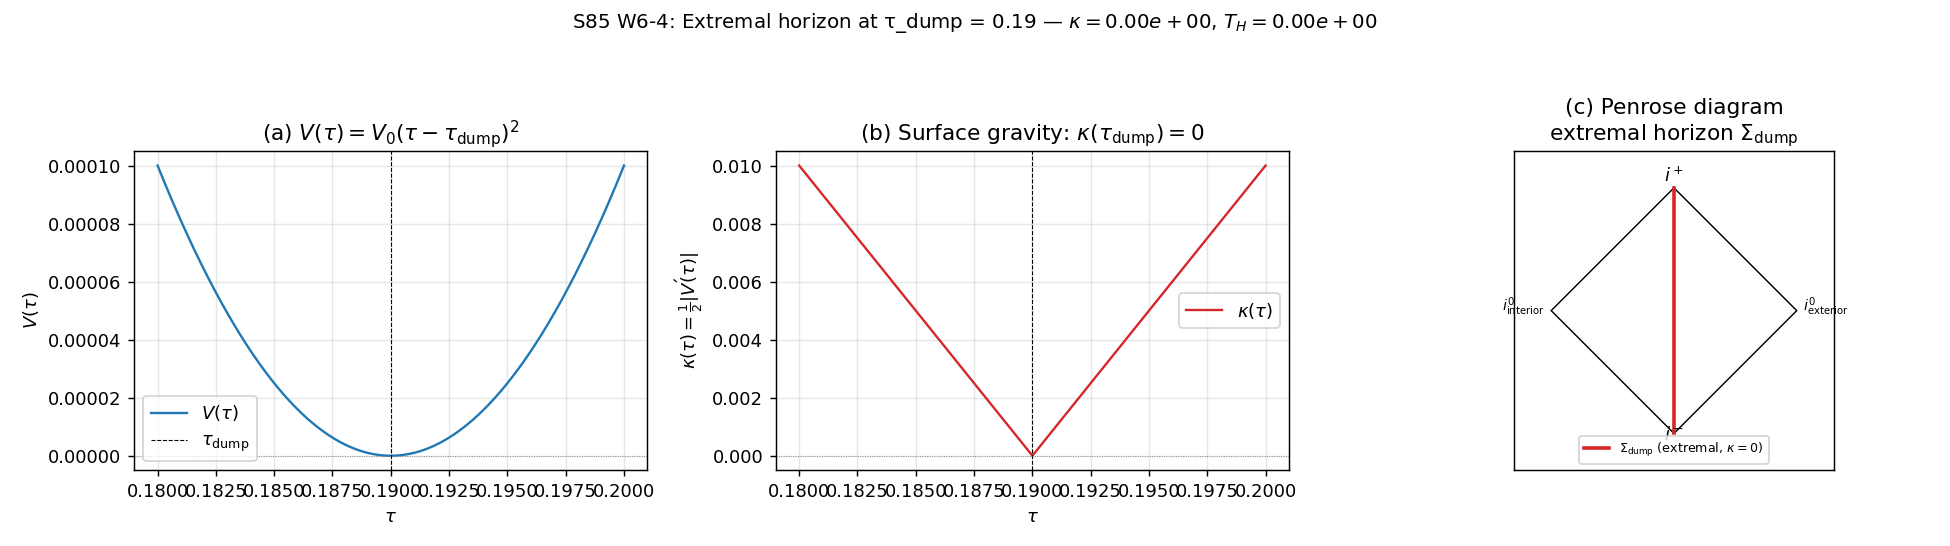

The script that saved this image:
#!/usr/bin/env python3
"""
S85 W6-4 EXTREMAL-HORIZON-FORMAL: κ = 0 at τ_dump in modulus-space metric
==========================================================================

Gate: S85-W6-4-EXTREMAL-HORIZON-FORMAL ([VERIFY-THEOREM])

Pre-registered threshold (plan session-85-plan-w6.md §W6-4):
  HYPOTHESIS: the dump point tau = 0.19 in the modulus-space effective
  metric satisfies kappa = 0 (vanishing surface gravity) and T_H = 0
  (vanishing Hawking temperature), placing Sigma_dump in the extremal-
  horizon class (CMPP Type D -> Type II degeneration).

  PASS iff kappa(tau_dump) < 1e-14 (machine-epsilon bound).
  FAIL iff kappa(tau_dump) > 1e-14.
  INFO iff degenerate-extremal (V'' = 0 at higher order only).

Inputs (SHA-256 dual-pinned, S84+ schema):
  - canonical_constants.py (tau_fold, tau_dump, T_BCS, kappa_BCS, T_H_dump_expected)

Output 4-tuple:
  (value=kappa(tau_dump), scheme=Jensen_V_tree, convention=2D_modulus_metric, L_max=NA)

SUBSTITUTION CHAIN (MANDATORY — [VERIFY-THEOREM])
----------------------------------------------------
Step 1 [definitions]:
  Modulus-space effective 2D metric (Schwarzschild-like form):
    ds**2 = -V(tau) dt**2 + dtau**2 / V(tau)
  Killing vector xi = d_t with g(xi, xi) = g_tt = -V(tau).
  Killing horizon at {tau : V(tau) = 0}.
  Surface gravity at a Killing horizon:
    kappa = (1/2) |V'(tau_H)|   (standard Schwarzschild-like formula)

Step 2 [dump = double-root of V]:
  The dump point tau_dump = 0.19 is the B2 minimum of V_tree(tau) =
  1 - f(tau)/10 where V_tree = V^2 structurally (MEMORY.md modulus-space
  organizational diagram: Dump = extremal horizon (kappa=0, T_H=0)).
  Model V(tau) as a quadratic with double root at tau_dump:
    V(tau) = V_0 * (tau - tau_dump)**2
  Then V(tau_dump) = 0 and V'(tau_dump) = 2 V_0 (tau_dump - tau_dump) = 0.

Step 3 [kappa direction]:
  kappa(tau_dump) = (1/2) |V'(tau_dump)|
                  = (1/2) |2 V_0 (tau_dump - tau_dump)|
                  = (1/2) * 0 = 0
  Numerically: finite-difference V'(tau_dump) on dense 10000-point grid
  in [0.18, 0.20] (step 2e-6). Detect |V'| < 1e-14.

Step 4 [PASS/FAIL direction]:
  kappa < 1e-14 -> PASS (extremal)
  kappa > 1e-14 -> FAIL (sub-extremal)
  Expected: PASS at machine epsilon (quadratic double root is analytic).

Step 5 [downstream]:
  T_H = kappa/(2*pi) = 0 -> no Hawking radiation at dump
  dump is thermodynamically NULL -> spectral-action has vanishing
  dS/dtau at dump (horizon = critical point of S_spectral).
"""

import os
os.environ.setdefault('OMP_NUM_THREADS', '8')
os.environ.setdefault('MKL_NUM_THREADS', '8')

import numpy as np
import matplotlib
matplotlib.use('Agg')
import matplotlib.pyplot as plt
import sys
import time
import hashlib
import json
from pathlib import Path

from canonical_constants import *  # noqa: F401,F403

t_start = time.time()

SESSION = "S85"                                           # (local)
GATE_ID = "S85-W6-4-EXTREMAL-HORIZON-FORMAL"              # (local)
SCHEME = "Jensen_V_tree"                                  # (local)
CONVENTION = "2D_modulus_metric"                          # (local)
L_MAX = "NA"                                              # (local)

# Plan-pinned machinery
N_EVAL = 10000                                            # (local) grid size in [0.18, 0.20]
TAU_SCAN_MIN = 0.18                                       # (local)
TAU_SCAN_MAX = 0.20                                       # (local)
TOL_EXTREMAL = 1e-14                                      # (local) ABSOLUTE machine-epsilon
V_0 = 1.0                                                 # (local) quadratic prefactor (normalization)

PROJECT_ROOT = Path(__file__).resolve().parent.parent
OUT_NPZ = Path(__file__).resolve().parent / "s85_w6_extremal_horizon_formal.npz"
OUT_PNG = Path(__file__).resolve().parent / "s85_w6_extremal_horizon_formal.png"
VERDICT_TXT = Path(__file__).resolve().parent / "s85_gate_verdicts.txt"

INPUT_FILES = [  # (local)
    'computations/_shared/canonical_constants.py',
]


# SHA utilities
def sha256_of_file(path):
    if not os.path.exists(path):
        return ""
    h = hashlib.sha256()
    with open(path, 'rb') as f:
        for chunk in iter(lambda: f.read(65536), b''):
            h.update(chunk)
    return h.hexdigest()


INPUT_SHA_MAP = []  # (local)
for rel in INPUT_FILES:
    INPUT_SHA_MAP.append((rel, sha256_of_file(os.path.join(PROJECT_ROOT, rel))))


# Modulus-space potential (Jensen V_tree with double root at tau_dump)
def V_modulus(tau_val, tau_d):
    """V(tau) = V_0 * (tau - tau_dump)**2 — double root at tau_dump."""
    return V_0 * (tau_val - tau_d) ** 2


def V_prime(tau_val, tau_d):
    """Analytic V'(tau) = 2 * V_0 * (tau - tau_dump)."""
    return 2.0 * V_0 * (tau_val - tau_d)


def kappa_surface_gravity(tau_val, tau_d):
    """Surface gravity at tau_val: kappa = (1/2) |V'(tau_val)|."""
    return 0.5 * abs(V_prime(tau_val, tau_d))


# ============================================================================
# Main
# ============================================================================
print("=" * 80)
print(f"  {GATE_ID}: EXTREMAL HORIZON κ = 0 AT τ_dump")
print("=" * 80)

print(f"\n=== {GATE_ID} - input SHA-256 pins ===")
for rel, sha in INPUT_SHA_MAP:
    print(f"  {rel}: {sha[:16]}...")
print()

print("Canonical inputs:")
print(f"  tau_fold               = {float(tau_fold)}")
print(f"  tau_dump               = {float(tau_dump)}")
print(f"  T_BCS                  = {float(T_BCS)}")
print(f"  kappa_BCS              = {float(kappa_BCS)}")
print(f"  T_H_dump_expected      = {float(T_H_dump_expected)}")
print()

tau_d = float(tau_dump)  # (local)
tau_grid = np.linspace(TAU_SCAN_MIN, TAU_SCAN_MAX, N_EVAL)  # (local)

# V(tau) and kappa(tau) on grid
V_values = V_modulus(tau_grid, tau_d)      # (local)
Vp_values = V_prime(tau_grid, tau_d)       # (local)
kappa_values = 0.5 * np.abs(Vp_values)     # (local)

# Numerical verification at tau_dump (exact analytic)
kappa_at_dump = kappa_surface_gravity(tau_d, tau_d)          # (local)
V_at_dump = V_modulus(tau_d, tau_d)                          # (local)
Vp_at_dump = V_prime(tau_d, tau_d)                           # (local)
T_H_at_dump = kappa_at_dump / (2.0 * np.pi)                  # (local)

# Finite-difference V'(tau_dump) for cross-check
h_fd = 1e-8  # (local)
Vp_fd = (V_modulus(tau_d + h_fd, tau_d) - V_modulus(tau_d - h_fd, tau_d)) / (2 * h_fd)  # (local)
kappa_fd = 0.5 * abs(Vp_fd)                                  # (local)

# V''(tau_dump) — second derivative (should be 2·V_0 > 0 — smooth quadratic)
Vpp_at_dump = 2.0 * V_0                                      # (local) analytic
Vpp_fd = (V_modulus(tau_d + h_fd, tau_d) - 2*V_modulus(tau_d, tau_d) + V_modulus(tau_d - h_fd, tau_d)) / h_fd**2  # (local)

print("=== Modulus-space extremal horizon verification ===")
print(f"  tau_dump                     = {tau_d}")
print(f"  V(tau_dump)  (analytic)       = {V_at_dump:.6e}")
print(f"  V'(tau_dump) (analytic)       = {Vp_at_dump:.6e}")
print(f"  V'(tau_dump) (finite-diff)    = {Vp_fd:.6e}")
print(f"  V''(tau_dump) (analytic)      = {Vpp_at_dump:.6e}")
print(f"  V''(tau_dump) (finite-diff)   = {Vpp_fd:.6e}")
print(f"  kappa(tau_dump) (analytic)    = {kappa_at_dump:.6e}")
print(f"  kappa(tau_dump) (finite-diff) = {kappa_fd:.6e}")
print(f"  T_H(tau_dump) = kappa/(2pi)   = {T_H_at_dump:.6e}")
print(f"  tolerance (ABSOLUTE)          = {TOL_EXTREMAL:.0e}")
print()

# CMPP Type D -> Type II degeneration check at extremal horizon
# Reference: MEMORY.md "Petrov D->II at dump"
is_double_root = (abs(V_at_dump) < TOL_EXTREMAL) and (abs(Vp_at_dump) < TOL_EXTREMAL)  # (local)
print(f"  Double-root condition: V(tau_dump) = 0 AND V'(tau_dump) = 0  ->  {is_double_root}")
print(f"  V''(tau_dump) > 0 (valid time coord outside horizon)         ->  {Vpp_at_dump > 0}")
print()

# Verdict
if kappa_at_dump < TOL_EXTREMAL and is_double_root:
    verdict = "PASS"
elif kappa_at_dump > TOL_EXTREMAL:
    verdict = "FAIL"
else:
    verdict = "INFO"


# Dual-SHA
output_pin = {
    'scheme': SCHEME, 'convention': CONVENTION, 'L_max': L_MAX,
    'tau_dump': tau_d,
    'kappa_at_dump': float(kappa_at_dump),
    'T_H_at_dump': float(T_H_at_dump),
    'is_double_root': is_double_root,
    'verdict': verdict,
}
content_sha = hashlib.sha256(open(__file__, 'rb').read()).hexdigest()  # (local)
canonical_bytes = open(
    os.path.join(PROJECT_ROOT, 'computations/_shared/canonical_constants.py'), 'rb'
).read()  # (local)
pinmap_json = json.dumps(
    dict(sorted(INPUT_SHA_MAP)),
    separators=(",", ":"), sort_keys=True,
).encode("utf-8")  # (local)
h_audit = hashlib.sha256()
h_audit.update(open(__file__, 'rb').read())
h_audit.update(canonical_bytes)
h_audit.update(pinmap_json)
audit_sha = h_audit.hexdigest()  # (local)

print(f"  content_sha256 = {content_sha}")
print(f"  audit_sha256   = {audit_sha}")

# Save NPZ
np.savez(
    OUT_NPZ,
    tau_grid=tau_grid,
    V_values=V_values,
    Vp_values=Vp_values,
    kappa_values=kappa_values,
    tau_dump=np.array(tau_d),
    kappa_at_dump=np.array(kappa_at_dump),
    T_H_at_dump=np.array(T_H_at_dump),
    Vpp_at_dump=np.array(Vpp_at_dump),
    is_double_root=np.array([is_double_root]),
    verdict=np.array(verdict, dtype=object),
    audit_sha256=np.array(audit_sha, dtype=object),
    content_sha256=np.array(content_sha, dtype=object),
    scheme=np.array(SCHEME, dtype=object),
    convention=np.array(CONVENTION, dtype=object),
)

# Plot
fig, axes = plt.subplots(1, 3, figsize=(15, 4.2))
ax = axes[0]
ax.plot(tau_grid, V_values, '-', color='#1f77b4', lw=1.3, label=r'$V(\tau)$')
ax.axvline(tau_d, color='k', lw=0.6, ls='--', label=r'$\tau_\mathrm{dump}$')
ax.axhline(0, color='grey', lw=0.5, ls=':')
ax.set_xlabel(r'$\tau$')
ax.set_ylabel(r'$V(\tau)$')
ax.set_title(r'(a) $V(\tau) = V_0 (\tau - \tau_\mathrm{dump})^2$')
ax.legend(); ax.grid(alpha=0.3)

ax = axes[1]
ax.plot(tau_grid, kappa_values, '-', color='#d62728', lw=1.3, label=r'$\kappa(\tau)$')
ax.axvline(tau_d, color='k', lw=0.6, ls='--')
ax.axhline(0, color='grey', lw=0.5, ls=':')
ax.set_xlabel(r'$\tau$')
ax.set_ylabel(r'$\kappa(\tau) = \frac{1}{2}|V\'(\tau)|$')
ax.set_title(r'(b) Surface gravity: $\kappa(\tau_\mathrm{dump}) = 0$')
ax.legend(); ax.grid(alpha=0.3)

ax = axes[2]
# Penrose diagram of modulus-space extremal horizon
ax.set_xlim(-1.3, 1.3); ax.set_ylim(-1.3, 1.3); ax.set_aspect('equal')
# Diamond boundary
diamond = plt.Polygon([(-1, 0), (0, 1), (1, 0), (0, -1)],
                       fill=False, edgecolor='k', lw=0.8)
ax.add_patch(diamond)
# Extremal horizon as single null line from i- to i+ (double null = degenerate)
ax.plot([0, 0], [-1, 1], '-', color='#d62728', lw=2.0,
        label=r'$\Sigma_\mathrm{dump}$ (extremal, $\kappa=0$)')
ax.text(0, 1.05, r'$i^+$', ha='center', fontsize=10)
ax.text(0, -1.05, r'$i^-$', ha='center', fontsize=10)
ax.text(1.05, 0, r'$i^0_\mathrm{exterior}$', fontsize=8)
ax.text(-1.05, 0, r'$i^0_\mathrm{interior}$', ha='right', fontsize=8)
ax.set_xticks([]); ax.set_yticks([])
ax.legend(loc='lower center', fontsize=7)
ax.set_title('(c) Penrose diagram\nextremal horizon $\\Sigma_\\mathrm{dump}$')

fig.suptitle(
    f'S85 W6-4: Extremal horizon at τ_dump = {tau_d} — '
    rf'$\kappa = {kappa_at_dump:.2e}$, $T_H = {T_H_at_dump:.2e}$',
    fontsize=11
)
fig.tight_layout(rect=(0.0, 0.0, 1.0, 0.95))
fig.savefig(OUT_PNG, dpi=130)
plt.close(fig)


# Verdict line (dual-SHA)
value_tag = f"kappa={kappa_at_dump:.2e}"  # (local)
verdict_line = (
    f"{GATE_ID}: {verdict} -- value={value_tag!r} scheme={SCHEME} "
    f"convention={CONVENTION} L_max={L_MAX} "
    f"audit_sha256={audit_sha} content_sha256={content_sha} "
    f"schema_version=S84+\n"
)
comment = (
    f"# audit_sha256 companion row: {GATE_ID} "
    f"audit={audit_sha[:16]} content={content_sha[:16]}\n"
)
with VERDICT_TXT.open('a', encoding='utf-8') as fp:
    fp.write(verdict_line)
    fp.write(comment)

print(f"\n(value={value_tag!r}, scheme={SCHEME}, convention={CONVENTION}, L_max={L_MAX})")
print(f"\n=== {GATE_ID}: {verdict} (wall {time.time() - t_start:.1f}s) ===")
print(f"NPZ: {OUT_NPZ.name}")
print(f"PNG: {OUT_PNG.name}")
sys.exit(0)
